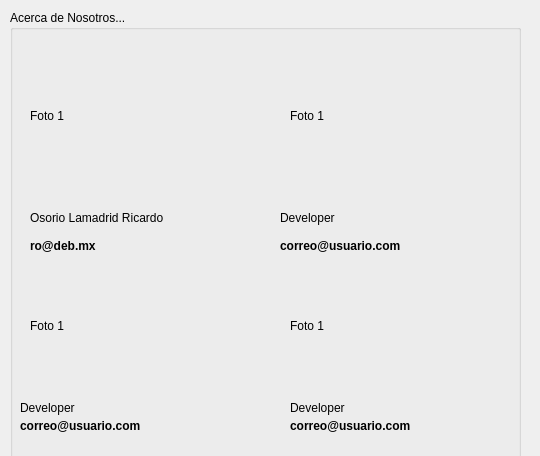
<?xml version="1.0" encoding="UTF-8"?>
<ui version="4.0">
 <class>About</class>
 <widget class="QDialog" name="About">
  <property name="geometry">
   <rect>
    <x>0</x>
    <y>0</y>
    <width>540</width>
    <height>456</height>
   </rect>
  </property>
  <widget class="QGroupBox" name="groupBox">
   <property name="geometry">
    <rect>
     <x>10</x>
     <y>10</y>
     <width>511</width>
     <height>461</height>
    </rect>
   </property>
   <property name="title">
    <string>Acerca de Nosotros...</string>
   </property>
   <widget class="QLabel" name="foto1">
    <property name="geometry">
     <rect>
      <x>20</x>
      <y>40</y>
      <width>131</width>
      <height>131</height>
     </rect>
    </property>
    <property name="text">
     <string>Foto 1</string>
    </property>
   </widget>
   <widget class="QLabel" name="foto1_3">
    <property name="geometry">
     <rect>
      <x>280</x>
      <y>40</y>
      <width>131</width>
      <height>131</height>
     </rect>
    </property>
    <property name="text">
     <string>Foto 1</string>
    </property>
   </widget>
   <widget class="QLabel" name="foto1_2">
    <property name="geometry">
     <rect>
      <x>20</x>
      <y>250</y>
      <width>131</width>
      <height>131</height>
     </rect>
    </property>
    <property name="text">
     <string>Foto 1</string>
    </property>
   </widget>
   <widget class="QLabel" name="foto1_4">
    <property name="geometry">
     <rect>
      <x>280</x>
      <y>250</y>
      <width>131</width>
      <height>131</height>
     </rect>
    </property>
    <property name="text">
     <string>Foto 1</string>
    </property>
   </widget>
   <widget class="QLabel" name="label_4">
    <property name="geometry">
     <rect>
      <x>270</x>
      <y>220</y>
      <width>201</width>
      <height>31</height>
     </rect>
    </property>
    <property name="font">
     <font>
      <weight>75</weight>
      <bold>true</bold>
     </font>
    </property>
    <property name="text">
     <string>correo@usuario.com</string>
    </property>
   </widget>
   <widget class="QLabel" name="label_5">
    <property name="geometry">
     <rect>
      <x>280</x>
      <y>400</y>
      <width>201</width>
      <height>31</height>
     </rect>
    </property>
    <property name="font">
     <font>
      <weight>75</weight>
      <bold>true</bold>
     </font>
    </property>
    <property name="text">
     <string>correo@usuario.com</string>
    </property>
   </widget>
   <widget class="QLabel" name="label_2">
    <property name="geometry">
     <rect>
      <x>20</x>
      <y>220</y>
      <width>171</width>
      <height>31</height>
     </rect>
    </property>
    <property name="font">
     <font>
      <weight>75</weight>
      <bold>true</bold>
     </font>
    </property>
    <property name="text">
     <string>ro@deb.mx</string>
    </property>
   </widget>
   <widget class="QLabel" name="label">
    <property name="geometry">
     <rect>
      <x>20</x>
      <y>200</y>
      <width>171</width>
      <height>16</height>
     </rect>
    </property>
    <property name="text">
     <string>Osorio Lamadrid Ricardo</string>
    </property>
   </widget>
   <widget class="QLabel" name="label_3">
    <property name="geometry">
     <rect>
      <x>10</x>
      <y>400</y>
      <width>171</width>
      <height>31</height>
     </rect>
    </property>
    <property name="font">
     <font>
      <weight>75</weight>
      <bold>true</bold>
     </font>
    </property>
    <property name="text">
     <string>correo@usuario.com</string>
    </property>
   </widget>
   <widget class="QLabel" name="label_6">
    <property name="geometry">
     <rect>
      <x>270</x>
      <y>200</y>
      <width>171</width>
      <height>16</height>
     </rect>
    </property>
    <property name="text">
     <string>Developer</string>
    </property>
   </widget>
   <widget class="QLabel" name="label_7">
    <property name="geometry">
     <rect>
      <x>280</x>
      <y>390</y>
      <width>211</width>
      <height>16</height>
     </rect>
    </property>
    <property name="text">
     <string>Developer</string>
    </property>
   </widget>
   <widget class="QLabel" name="label_8">
    <property name="geometry">
     <rect>
      <x>10</x>
      <y>390</y>
      <width>211</width>
      <height>16</height>
     </rect>
    </property>
    <property name="text">
     <string>Developer</string>
    </property>
   </widget>
  </widget>
 </widget>
 <resources/>
 <connections/>
</ui>
